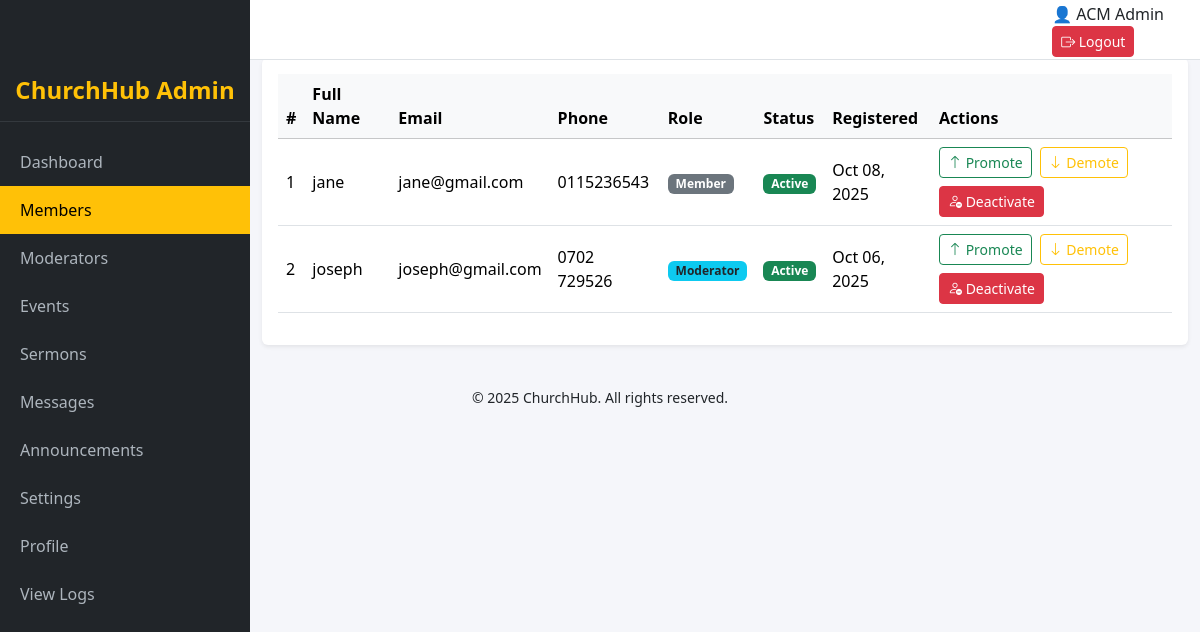
/admin/manage_members.php (signed in), run on the app's committed database.
### tables this page shows
CREATE TABLE `members` (
  `member_id` int(11) NOT NULL,
  `full_name` varchar(100) NOT NULL,
  `email` varchar(100) NOT NULL,
  `password` varchar(255) NOT NULL,
  `phone` varchar(20) DEFAULT NULL,
  `address` varchar(255) DEFAULT NULL,
  `status` enum('active','inactive') DEFAULT 'active',
  `created_at` datetime DEFAULT current_timestamp(),
  `profile_image` varchar(255) DEFAULT NULL,
  `role` enum('member','moderator','admin') NOT NULL DEFAULT 'member'
);

### admin/manage_members.php (the view, shortened to what this page needs)
<?php
include_once "includes/header.php";
$members = $conn->query("SELECT * FROM members ORDER BY created_at DESC");
?>
<div class="container-fluid">
    <div class="d-flex justify-content-between align-items-center mb-3">
        <h3 class="fw-bold text-dark"><i class="bi bi-people-fill"></i> Manage Members</h3>
    </div>
    <div class="card shadow-sm border-0">
        <div class="card-body">
            <?php if ($members->num_rows > 0): ?>
                <div class="table-responsive">
                    <table class="table table-hover align-middle">
                        <thead class="table-light">
                            <tr>
                                <th>#</th>
                                <th>Full Name</th>
                                <th>Email</th>
                                <th>Phone</th>
                                <th>Role</th>
                                <th>Status</th>
                                <th>Registered</th>
                                <th>Actions</th>
                            </tr>
                        </thead>
                        <tbody>
                            <?php $i = 1; while ($row = $members->fetch_assoc()): ?>
                                <tr>
                                    <td><?= $i++; ?></td>
                                    <td><?= htmlspecialchars($row['full_name']); ?></td>
                                    <td><?= htmlspecialchars($row['email']); ?></td>
                                    <td><?= htmlspecialchars($row['phone']); ?></td>
                                    <td>
                                        <span class="badge <?= $row['role'] == 'admin' ? 'bg-danger' : ($row['role'] == 'moderator' ? 'bg-info text-dark' : 'bg-secondary'); ?>">
                                            <?= ucfirst($row['role']); ?>
                                        </span>
                                    </td>
                                    <td>
                                        <span class="badge <?= $row['status'] == 'active' ? 'bg-success' : 'bg-secondary'; ?>">
                                            <?= ucfirst($row['status']); ?>
                                        </span>
                                    </td>
                                    <td><?= date("M d, Y", strtotime($row['created_at'])); ?></td>
                                    <td class="d-flex flex-wrap gap-2">
                                        <a href="?action=promote&id=<?= $row['member_id']; ?>"
                                           class="btn btn-sm btn-outline-success"
                                           onclick="return confirm('Promote this user?');">
                                           <i class="bi bi-arrow-up"></i> Promote
                                        </a>
                                        <a href="?action=demote&id=<?= $row['member_id']; ?>"
                                           class="btn btn-sm btn-outline-warning"
                                           onclick="return confirm('Demote this user?');">
                                           <i class="bi bi-arrow-down"></i> Demote
                                        </a>
                                        <?php if ($row['status'] === 'active'): ?>
                                            <a href="?deactivate=<?= $row['member_id']; ?>"
                                               onclick="return confirm('Deactivate this member?');"
                                               class="btn btn-sm btn-danger">
                                               <i class="bi bi-person-dash"></i> Deactivate
                                            </a>
                                        <?php endif; ?>
                                    </td>
                                </tr>
                            <?php endwhile; ?>
                        </tbody>
                    </table>
                </div>
            <?php else: ?>
                <p class="text-muted">No members found in the system.</p>
            <?php endif; ?>
        </div>
    </div>
</div>
<?php include_once "includes/footer.php"; ?>

### admin/includes/header.php (shortened to what this page needs)
<?php
require_once __DIR__ . '/../../includes/db.php';
$user = null;
if (isset($_SESSION['admin_id'])) {
    $user_id = (int) $_SESSION['admin_id'];
    $table = 'admins';
    $id_field = 'admin_id';
    $name_field = 'full_name';
} elseif (isset($_SESSION['moderator_id'])) {
    $user_id = (int) $_SESSION['moderator_id'];
    $table = 'moderators';
    $id_field = 'moderator_id';
    $name_field = 'name';
} else {
    session_destroy();
    header('Location: ../login.php');
    exit;
}
if (isset($conn)) {
    $stmt = $conn->prepare("SELECT $id_field, $name_field FROM $table WHERE $id_field = ? LIMIT 1");
    $stmt->bind_param('i', $user_id);
    $stmt->execute();
    $user = $stmt->get_result()->fetch_assoc() ?: null;
}
$user_name = $user[$name_field];
?>
<!doctype html>
<html lang="en">
<head>
<link href="https://cdn.jsdelivr.net/npm/bootstrap@5.3.3/dist/css/bootstrap.min.css" rel="stylesheet">
<link href="https://cdn.jsdelivr.net/npm/bootstrap-icons@1.11.3/font/bootstrap-icons.css" rel="stylesheet">
</head>
<body>
<div class="topbar d-flex justify-content-between align-items-center">
    <div class="d-flex align-items-center gap-2">
        <h5>Admin Dashboard</h5>
    </div>
    <div>
        <span class="me-3 d-flex align-items-center">
            <?php $profile_img = "../uploads/profiles/admin_$user_id.png"; if (file_exists($profile_img)): ?><img src="<?php echo $profile_img; ?>" alt="Profile" style="height: 30px; width: 30px; border-radius: 50%; margin-right: 5px;"><?php else: ?>👤<?php endif; ?>
            <?= htmlspecialchars($user_name); ?>
        </span>
        <a href="../logout.php" class="btn btn-sm btn-danger"><i class="bi bi-box-arrow-right"></i> Logout</a>
    </div>
</div>
<div class="main-content">
<?php include_once "sidebar.php"; ?>

### admin/includes/header.php (style rules this page uses)
body { font-family:'Segoe UI', Tahoma, Geneva, Verdana,sans-serif; background:#f5f6fa; margin:0; padding:0; }
.topbar { height:60px; background:#fff; border-bottom:1px solid #dee2e6; padding:10px 20px; position:fixed; top:0; left:0; right:0; display:flex; justify-content:space-between; align-items:center; z-index:1050; }
.topbar h5 { margin:0; font-weight:bold; }
.main-content { margin-left: 0; transition: margin-left 0.3s ease; }
@media (min-width:992px) { .main-content { margin-left: 250px; } }

### data on the page
members: full_name "jane", email "jane@gmail.com", phone "0115236543", role "Member", status "Active", created_at "Oct 08, 2025"
members: full_name "joseph", email "joseph@gmail.com", phone "0702 729526", role "Moderator", status "Active", created_at "Oct 06, 2025"

### other printed values
$user_name "ACM Admin"
